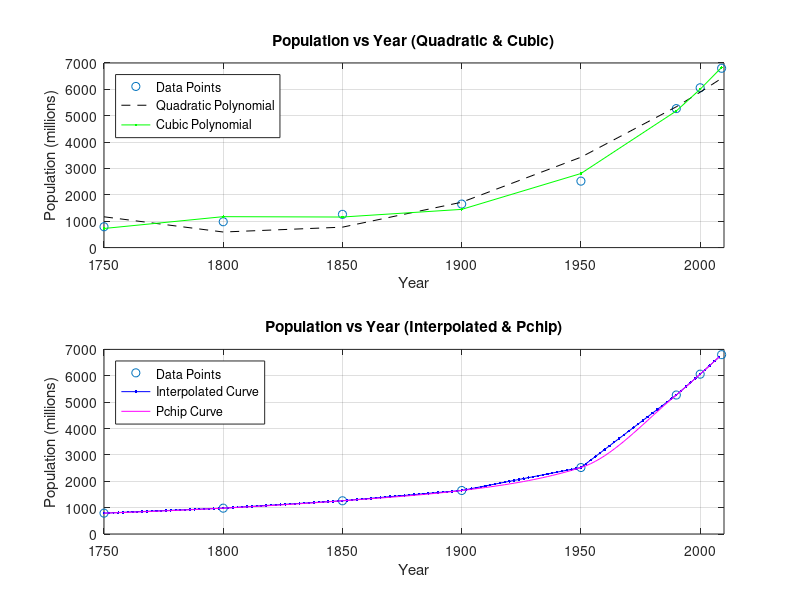

MATLAB code for this plot:
% Braxton Phillips
% March 5, 2019
% Homework 7
% Curvefitting
clear
clc

yr  = [1750 1800 1850 1900 1950 1990 2000 2009];
pop = [791 980 1260 1650 2520 5270 6060 6800];

%PART A
p1 = polyfit(yr, pop, 2);
p2 = polyfit(yr, pop, 3);
a = polyval(p1, yr);
b = polyval(p2, yr);

%Quadtratic and Cubic functions
subplot(2,1,1)
plot(yr, pop, 'o', yr, a, '--k', yr, b, '.-g')
xlabel('Year')
ylabel('Population (millions)')
title('Population vs Year (Quadratic & Cubic)')
legend('Data Points','Quadratic Polynomial','Cubic Polynomial','Location','northwest')
axis([1750 2010 0 7000]);
grid on

%PART B 
t = [1750:2:2009]; %evaluates at time every 2 years
ip1 = interp1(yr,pop,t,'linear');
ip2 = pchip(yr, pop,t);

%Graph for interoplated and pchip vals
subplot(2,1,2)
plot(yr, pop,'o', t, ip1, '.-b', t, ip2, '-m')
xlabel('Year')
ylabel('Population (millions)')
title('Population vs Year (Interpolated & Pchip)')
legend('Data Points','Interpolated Curve', 'Pchip Curve','Location','northwest')
axis([1750 2010 0 7000]);
grid on

%PART C
%Gets estimated population value from functions at year 1930
epop1 = polyval(p1,1930);
epop2 = pchip(yr,pop,1930);
epop3 = interp1(yr,pop,1930);

fprintf('The estimated population(millions) using the Quadtratic function at year 1930 is %.2f.\n', epop1)
fprintf('The estimated population(millions) using Pchip Interpolation at year 1930 is %.2f.\n', epop2)
fprintf('The estimated population(millions) using Linear Interoplation at year 1930 is %.2f.\n', epop3)

% The estimated population using the Quadtratic function at year 1930 is 2652.47.
% The estimated population using Pchip Interpolation at year 1930 is 2061.00.
% The estimated population using Linear Interoplation at year 1930 is 2172.00.